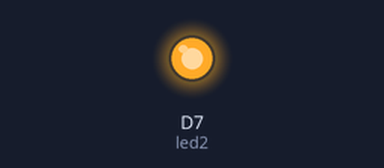
A sketch run on a simulated ESP8266 (NodeMCU). Shown: output pins drawn as LEDs (lit = HIGH).

Above: at 1.5 s.
At 4.5 s:
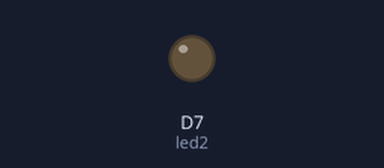
Timing chart, 0 to 7.8 s (numbered marks = the images above):
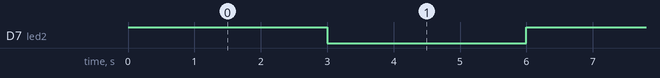

Measured:
- by itself, D7 (led2): alternates HIGH for 3.0 s and LOW for 3.0 s

The sketch:

blink.ino
```cpp
// Blink an LED
// ------------

/*-------------

We've heavily commented this code for you. If you're a pro, feel free to ignore it.

Comments start with two slashes or are blocked off by a slash and a star.
You can read them, but your device can't.
It's like a secret message just for you.

Every program based on Wiring (programming language used by Arduino, and Particle devices) has two essential parts:
setup - runs once at the beginning of your program
loop - runs continuously over and over

You'll see how we use these in a second.

This program will blink an led on and off every second.
It blinks the D7 LED on your Particle device. If you have an LED wired to D0, it will blink that LED as well.

-------------*/


// First, we're going to make some variables.
// This is our "shorthand" that we'll use throughout the program:

int led2 = D7; // Instead of writing D7 over and over again, we'll write led2
// This one is the little blue LED on your board. On the Photon it is next to D7, and on the Core it is next to the USB jack.

// Having declared these variables, let's move on to the setup function.
// The setup function is a standard part of any microcontroller program.
// It runs only once when the device boots up or is reset.

void setup() {

  // We are going to tell our device that D0 and D7 (which we named led1 and led2 respectively) are going to be output
  // (That means that we will be sending voltage to them, rather than monitoring voltage that comes from them)

  // It's important you do this here, inside the setup() function rather than outside it or in the loop function.

  pinMode(led2, OUTPUT);

}

// Next we have the loop function, the other essential part of a microcontroller program.
// This routine gets repeated over and over, as quickly as possible and as many times as possible, after the setup function is called.
// Note: Code that blocks for too long (like more than 5 seconds), can make weird things happen (like dropping the network connection).  The built-in delay function shown below safely interleaves required background activity, so arbitrarily long delays can safely be done if you need them.

void loop() {
  // To blink the LED, first we'll turn it on...
  digitalWrite(led2, HIGH);

  // We'll leave it on for 1 second...
  delay(3000);

  // Then we'll turn it off...
  digitalWrite(led2, LOW);

  // Wait 1 second...
  delay(3000);

  // And repeat!
}
```
